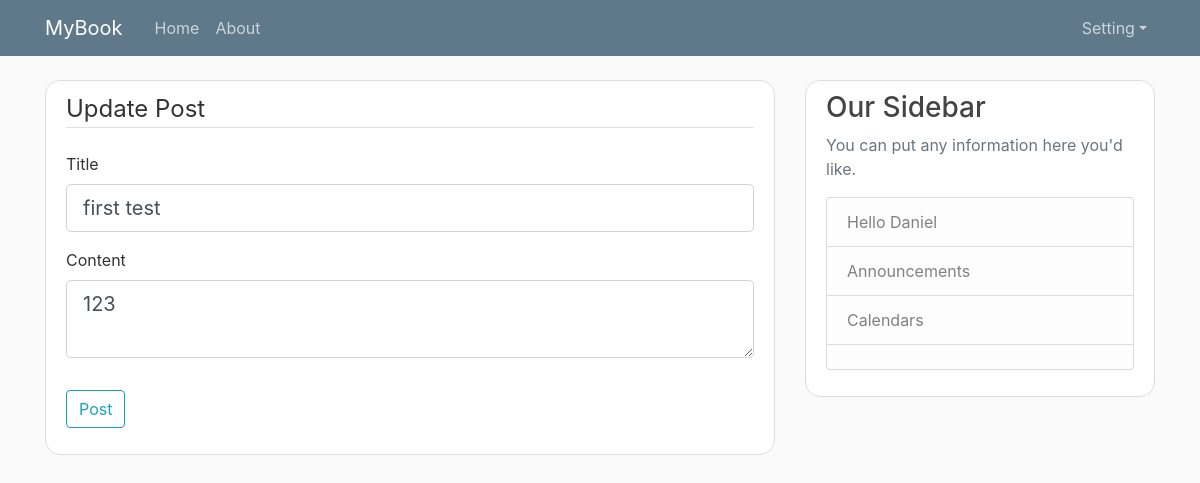
The app's page /post/2/update (signed in) with its own data.
### blog/models.py (models this page shows, shortened)
class Post(db.Model):
    id = db.Column(db.Integer, primary_key=True)
    title = db.Column(db.String(100), nullable=False)
    date_posted = db.Column(db.DateTime, nullable=False, default=datetime.utcnow)
    content = db.Column(db.Text, nullable=False)
    user_id = db.Column(db.Integer, db.ForeignKey('user.id'), nullable=False)

class User(db.Model, UserMixin):
    id = db.Column(db.Integer, primary_key=True)
    username = db.Column(db.String(20), unique=True, nullable=False)
    email = db.Column(db.String(120), unique=True, nullable=False)
    image_file = db.Column(db.String(20), nullable=False, default='default.jpg')
    password = db.Column(db.String(60), nullable=False)
    posts = db.relationship('Post', backref='author', lazy=True)

### blog/routes.py (the view)
@app.route("/post/<int:post_id>/update", methods=['GET', 'POST'])
@login_required
def update_post(post_id):
    post = Post.query.get_or_404(post_id)
    if post.author != current_user:
        abort(403)
    form = PostForm()
    if form.validate_on_submit():
        post.title = form.title.data
        post.content = form.content.data
        db.session.commit()
        flash('Your post has been updated', 'success')
        return redirect(url_for('post', post_id=post.id))
    elif request.method == 'GET':
        form.title.data = post.title
        form.content.data = post.content
    return render_template('create_post.html', title='Update Post', form=form, legend='Update Post')

### blog/forms.py
class PostForm(FlaskForm):
    title = StringField('Title', validators=[DataRequired()])
    content = TextAreaField('Content', validators=[DataRequired()])
    submit = SubmitField('Post')

### blog/models.py (called while the page is built)
@login_manager.user_loader
def load_user(user_id):
    return User.query.get(int(user_id))

### blog/templates/create_post.html (shortened to what this page needs)
{% extends "layout.html" %}
{% block content %}
 <div class="content-section">
        <form method="POST" action="">
            <fieldset class="form-group">
                <legend class="border-bottom mb-4">{{ legend }}</legend>
                <div class="form-group">
                    {{ form.title.label(class="form-control-label") }}
                    {% if form.title.errors %}
                        {{ form.title(class="form-control form-control-lg is-invalid") }}
                        <div class="invalid-feedback">
                            {% for error in form.title.errors %}
                                <span>{{ error }}</span>
                            {% endfor %}
                        </div>
                    {% else %}
                        {{ form.title(class="form-control form-control-lg") }}
                    {% endif %}
                </div>
                <div class="form-group">
                    {{ form.content.label(class="form-control-label") }}
                    {% if form.content.errors %}
                        {{ form.content(class="form-control form-control-lg is-invalid") }}
                        <div class="invalid-feedback">
                            {% for error in form.content.errors %}
                                <span>{{ error }}</span>
                            {% endfor %}
                        </div>
                    {% else %}
                        {{ form.content(class="form-control form-control-lg") }}
                    {% endif %}
                </div>
            </fieldset>
            <div class="form-group">
                {{ form.submit(class="btn btn-outline-info") }}
            </div>
        </form>
    </div>
{% endblock content %}

### blog/templates/layout.html (shortened to what this page needs)
<!DOCTYPE html>
<html lang="en">
<head>
<link rel="stylesheet" href="https://cdn.jsdelivr.net/npm/bootstrap@4.6.0/dist/css/bootstrap.min.css">
    <link rel="stylesheet" type="text/css" href="{{ url_for('static', filename='main.css') }}">
</head>
<body>
    <header class="site-header">
      <nav class="navbar navbar-expand-md navbar-dark bg-steel fixed-top">
        <div class="container">
          <a class="navbar-brand mr-4" href="/">MyBook</a>
          <div class="collapse navbar-collapse" id="navbarToggle">
            <div class="navbar-nav mr-auto">
              <a class="nav-item nav-link" href="{{url_for('home')}}">Home</a>
              <a class="nav-item nav-link" href="{{url_for('about')}}">About</a>
            </div>
              <div class="navbar-nav">
                  {% if current_user.is_authenticated %}
                       <li class="nav-item dropdown">
                           <a class="nav-link dropdown-toggle" href="#" id="navbarDropdown" role="button" data-toggle="dropdown" aria-haspopup="true" aria-expanded="false">Setting</a>
                       </li>
                  {% else %}
                  <a class="nav-item nav-link" href="{{url_for('login')}}">Login</a>
                  <a class="nav-item nav-link" href="{{url_for('register')}}">Register</a>
                  {% endif %}
            </div>
          </div>
        </div>
      </nav>
    </header>
    <main role="main" class="container">
      <div class="row">
        <div class="col-md-8">
            {% block content %}{% endblock %}
        </div>
        <div class="col-md-4">
          <div class="content-section">
            <h3>Our Sidebar</h3>
            <p class='text-muted'>You can put any information here you'd like.
              <ul class="list-group">
                <li class="list-group-item list-group-item-light">Hello {{current_user.username}} </li>
                <li class="list-group-item list-group-item-light">Announcements</li>
                <li class="list-group-item list-group-item-light">Calendars</li>
                <li class="list-group-item list-group-item-light"></li>
              </ul>
            </p>
          </div>
        </div>
      </div>
    </main>
</body>
</html>

### blog/static/main.css (style rules this page uses)
body { background: #fafafa; color: #333333; margin-top: 5rem; }
h1, h2, h3, h4, h5, h6 { color: #444444; }
.bg-steel { background-color: #5f788a; }
.site-header .navbar-nav .nav-link { color: #cbd5db; }
.content-section { background: #ffffff; padding: 10px 20px; border: 1px solid #dddddd; border-radius: 15px; margin-bottom: 20px; }

### records on screen
Post: title "first test", content "123"
User: username "Daniel"

### other values on screen
{{ legend }} "Update Post"
